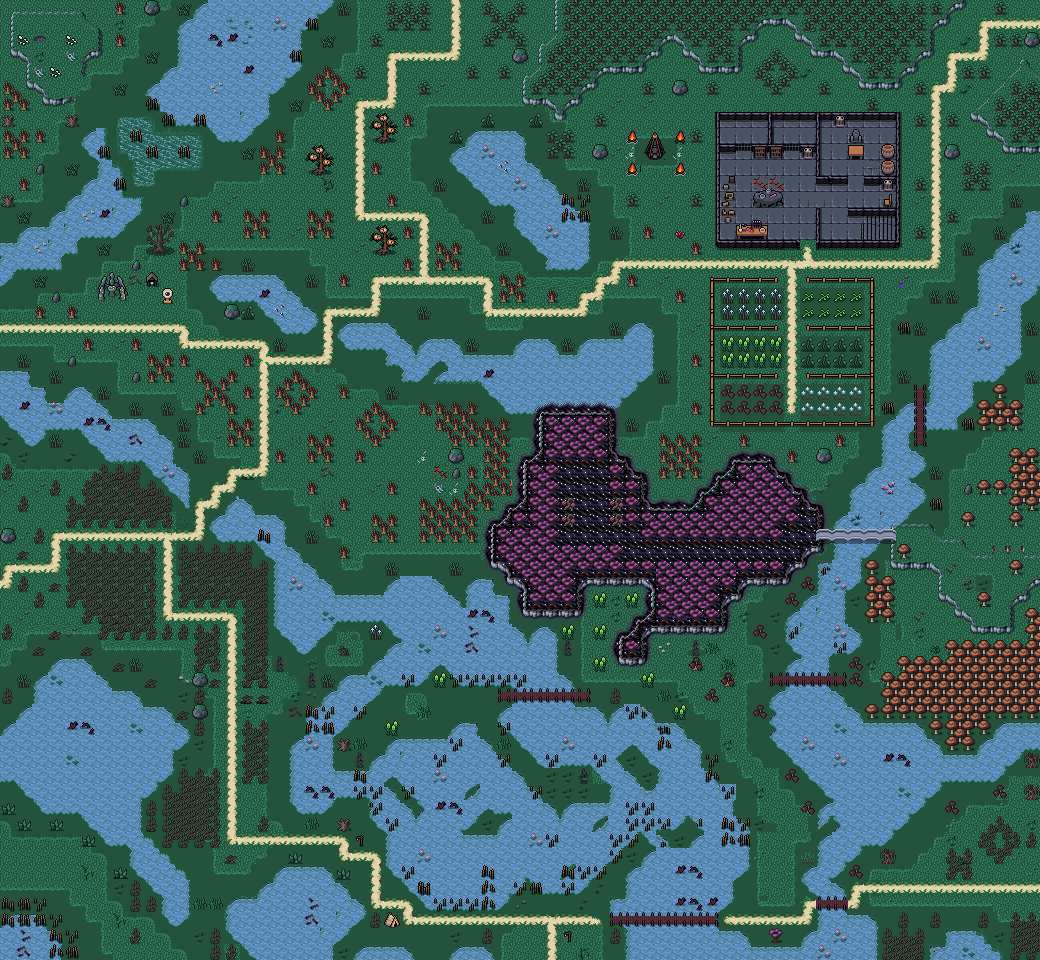

This game map was drawn from its Tiled (.tmx) file and the tilesets committed beside it. A one-line description and the trimmed map source follow:
An orthogonal 65x60 tile map with 16x16 px tiles, 5 tile layers (Background, Ground, Clutter, ClutterBis, ...), 4 tilesets and 132 objects.

<map version="1.10" tiledversion="1.10.1" orientation="orthogonal" renderorder="right-down" width="65" height="60" tilewidth="16" tileheight="16" infinite="0" nextlayerid="10" nextobjectid="243">
 <editorsettings>
  <export target="wastetown..tmx" format="tmx" />
 </editorsettings>
 <tileset firstgid="1" source="../../tileset/main.tsx" />
 <tileset firstgid="10113" source="../../tileset/buildings.tsx" />
 <tileset firstgid="11905" source="../../tileset/FarmFood.tsx" />
 <tileset firstgid="16001" source="../../tileset/main-nocollide.tsx" />
 <layer id="1" name="Background" width="65" height="60">
  <data>[3900 cells, 3337 non-empty, 30 distinct tile ids]</data>
 </layer>
 <layer id="2" name="Ground" width="65" height="60">
  <data>[3900 cells, 1918 non-empty, 108 distinct tile ids]</data>
 </layer>
 <layer id="3" name="Clutter" width="65" height="60">
  <data>[3900 cells, 2085 non-empty, 293 distinct tile ids]</data>
 </layer>
 <layer id="7" name="ClutterBis" width="65" height="60">
  <properties>
   <property name="spriteLayer" type="bool" value="true" />
  </properties>
  <data>[3900 cells, 2366 non-empty, 382 distinct tile ids]</data>
 </layer>
 <layer id="9" name="ClutterBisBis" width="65" height="60">
  <properties>
   <property name="spriteLayer" type="bool" value="true" />
  </properties>
  <data>[3900 cells, 623 non-empty, 171 distinct tile ids]</data>
 </layer>
 <objectgroup id="4" name="Objects">
  <object id="49" template="../../obj/gold.tx" x="395.705" y="712.536" />
  <object id="55" template="../../obj/manashards.tx" x="159.32" y="659.731" />
  <object id="59" template="../../obj/booster.tx" x="63.6667" y="29.6663">
   <properties>
    <property name="reward">[
  {
    "editions": [ "DMR" ],
    "type": "card",
    "count": 10,
    "rarity": [ "Common" ]
  },
  {
    "editions": [ "DMR" ],
    "type": "card",
    "count": 3,
    "rarity": [ "Uncommon" ]
  },
  {
    "editions": [ "DMR" ],
    "type": "card",
    "count": 3,
    "rarity": [ "Rare", "Mythic Rare" ]
  }
]
</property>
   </properties>
  </object>
  <object id="60" template="../../obj/manashards.tx" x="911.563" y="617.051" />
  <object id="61" template="../../obj/treasure.tx" x="877.111" y="137.151">
   <properties>
    <property name="reward">[{
  "type": "randomCard",
  "count": 1,
  "rarity": [ "rare", "mythic rare" ],
  "colors": [ "colorID" ]
},{
  "type": "randomCard",
  "count": 4,
  "rarity": [ "uncommon" ],
  "addMaxCount": 2
}]</property>
    <property name="spawn.Hard" type="bool" value="false" />
   </properties>
  </object>
  <object id="64" template="../../obj/waypoint.tx" x="781.667" y="834" />
  <object id="65" template="../../obj/waypoint.tx" x="601.5" y="763.333" />
  <object id="66" template="../../obj/waypoint.tx" x="368" y="738.333" />
  <object id="67" template="../../obj/waypoint.tx" x="662.167" y="960.333" />
  <object id="68" template="../../obj/waypoint.tx" x="411" y="614" />
  <object id="69" template="../../obj/waypoint.tx" x="328" y="648" />
  <object id="71" template="../../obj/waypoint.tx" x="710" y="731" />
  <object id="72" template="../../obj/waypoint.tx" x="761" y="906" />
  <object id="74" template="../../obj/enemy.tx" x="430.5" y="716.164" width="16" height="17.6724">
   <properties>
    <property name="enemy" value="Frog" />
    <property name="threatRange" type="int" value="60" />
    <property name="waypoints" value="75,66" />
   </properties>
  </object>
  <object id="75" template="../../obj/waypoint.tx" x="463" y="705" />
  <object id="76" template="../../obj/collision.tx" x="-17.1423" y="-16.4193" width="16" height="978.944" />
  <object id="78" template="../../obj/collision.tx" x="-1.764" y="-16.8014" width="1042.46" height="16" />
  <object id="79" template="../../obj/collision.tx" x="-15.6117" y="960.5" width="1076.8" height="16" />
  <object id="81" template="../../obj/waypoint.tx" x="745.5" y="773" />
  <object id="82" template="../../obj/waypoint.tx" x="747.667" y="658.5" />
  <object id="83" template="../../obj/waypoint.tx" x="483.509" y="806.873" />
  <object id="84" template="../../obj/waypoint.tx" x="535" y="742.5" />
  <object id="85" template="../../obj/waypoint.tx" x="586.5" y="841" />
  <object id="86" template="../../obj/booster.tx" x="9.135" y="856.221">
   <properties>
    <property name="reward">[
  {
    "editions": [ "DMR" ],
    "type": "card",
    "count": 10,
    "rarity": [ "Common" ]
  },
  {
    "editions": [ "DMR" ],
    "type": "card",
    "count": 3,
    "rarity": [ "Uncommon" ]
  },
  {
    "editions": [ "DMR" ],
    "type": "card",
    "count": 1,
    "rarity": [ "Rare", "Mythic Rare" ]
  }
]
</property>
   </properties>
  </object>
  <object id="90" template="../../obj/enemy.tx" x="581.546" y="646.89" width="16" height="17.6724">
   <properties>
    <property name="enemy" value="Poisonous Snake" />
    <property name="threatRange" type="int" value="60" />
   </properties>
  </object>
  <object id="91" template="../../obj/booster.tx" x="934.664" y="633.21">
   <properties>
    <property name="reward">[
  {
    "editions": [ "DMR" ],
    "type": "card",
    "count": 10,
    "rarity": [ "Common" ]
  },
  {
    "editions": [ "DMR" ],
    "type": "card",
    "count": 3,
    "rarity": [ "Uncommon" ]
  },
  {
    "editions": [ "DMR" ],
    "type": "card",
    "count": 1,
    "rarity": [ "Rare", "Mythic Rare" ]
  }
]
</property>
   </properties>
  </object>
  <object id="92" template="../../obj/booster.tx" x="760.444" y="204.099">
   <properties>
    <property name="reward">[
  {
    "editions": [ "DMR" ],
    "type": "card",
    "count": 10,
    "rarity": [ "Common" ]
  },
  {
    "editions": [ "DMR" ],
    "type": "card",
    "count": 3,
    "rarity": [ "Uncommon" ]
  },
  {
    "editions": [ "DMR" ],
    "type": "card",
    "count": 1,
    "rarity": [ "Rare", "Mythic Rare" ]
  }
]
</property>
   </properties>
  </object>
  <object id="93" template="../../obj/waypoint.tx" x="784.301" y="272.826" />
  <object id="94" template="../../obj/waypoint.tx" x="639.834" y="387.235" />
  <object id="95" template="../../obj/waypoint.tx" x="663.893" y="488.912" />
  <object id="96" template="../../obj/waypoint.tx" x="783.256" y="420.913" />
  <object id="97" template="../../obj/enemy.tx" x="548.089" y="792.997" width="16" height="17.6724">
   <properties>
    <property name="enemy" value="Frog" />
    <property name="threatRange" type="int" value="60" />
   </properties>
  </object>
  <object id="98" template="../../obj/treasure.tx" x="566.407" y="483.783">
   <properties>
    <property name="reward">[{
  "type": "randomCard",
  "count": 1,
  "rarity": [ "rare", "mythic rare" ],
  "colors": [ "colorID" ]
},{
  "type": "randomCard",
  "count": 4,
  "rarity": [ "uncommon" ],
  "addMaxCount": 2
}]</property>
    <property name="spawn.Hard" type="bool" value="false" />
   </properties>
  </object>
  <object id="101" template="../../obj/enemy.tx" x="425" y="477.497" width="16" height="17.6724">
   <properties>
    <property name="effect">{ "startBattleWithCard": [ "Asceticism","Grismold, the Dreadsower"]
}</property>
    <property name="enemy" value="Swamp Troll" />
    <property name="threatRange" type="int" value="60" />
   </properties>
  </object>
  <object id="102" template="../../obj/enemy.tx" x="189.333" y="97.33" width="16" height="17.6724">
   <properties>
    <property name="enemy" value="Crocodile" />
    <property name="threatRange" type="int" value="30" />
    <property name="waypoints" value="238,237" />
   </properties>
  </object>
  <object id="104" template="../../obj/waypoint.tx" x="354.5" y="226" />
  <object id="107" template="../../obj/waypoint.tx" x="461" y="556" />
  <object id="108" template="../../obj/waypoint.tx" x="353" y="112.5" />
  <object id="109" template="../../obj/waypoint.tx" x="181" y="333" />
  <object id="111" template="../../obj/waypoint.tx" x="379" y="554" />
  </objectgroup>
</map>
<!-- 92 of 132 objects omitted -->
